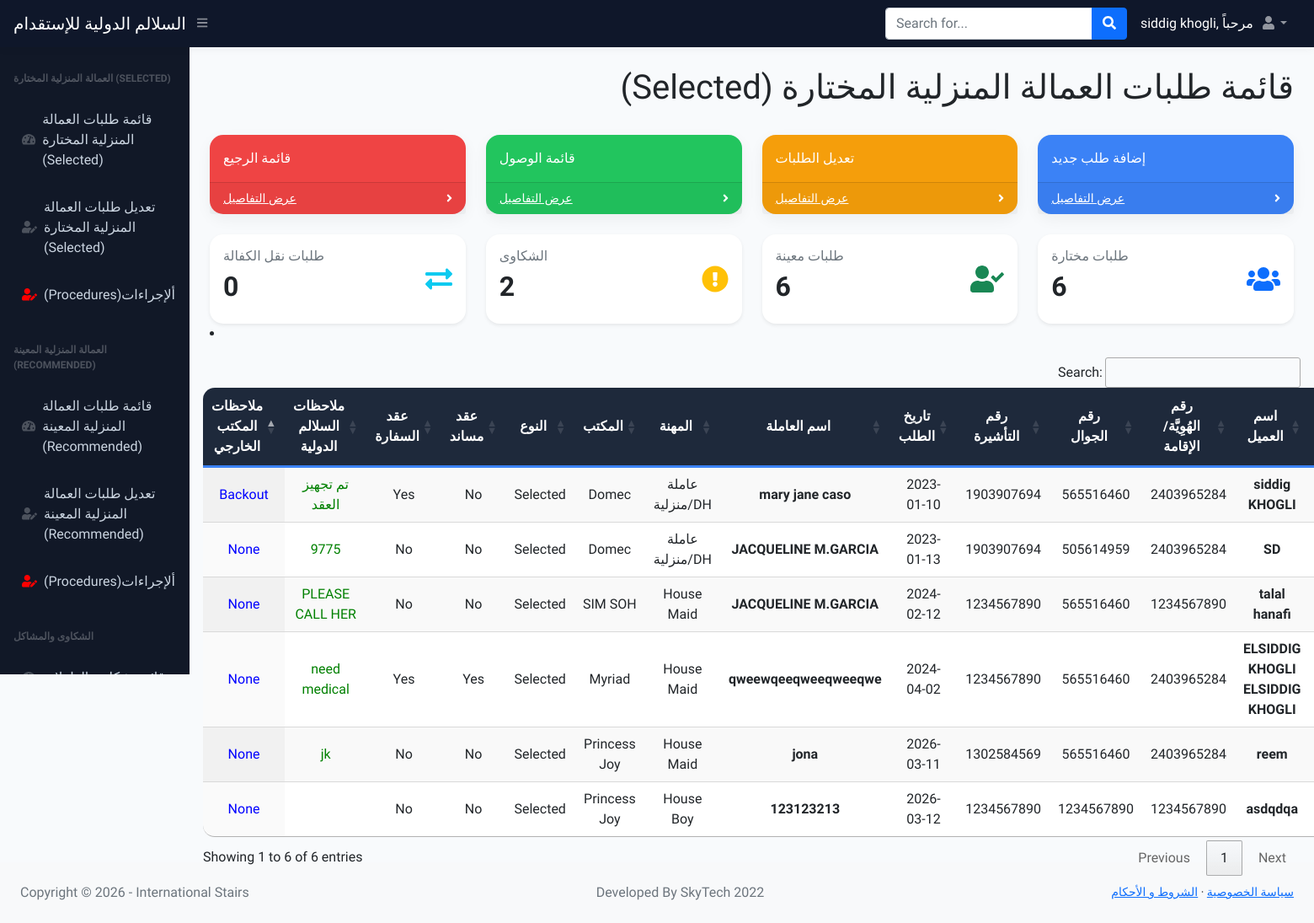
/index.html (signed in), run on the app's committed database.
### main.py (models this page shows)
class User(UserMixin, db.Model):
    __tablename__ = "admins"
    id = db.Column(db.Integer, primary_key=True)
    email = db.Column(db.String(100), unique=True)
    password = db.Column(db.String(100))
    name = db.Column(db.String(1000))

class Users(db.Model):
    __tablename__ = "users"
    id = db.Column(db.Integer, primary_key=True)
    name = db.Column(db.String(250), nullable=False)
    nid_or_iqama = db.Column(db.BIGINT, nullable=False)
    contact_No = db.Column(db.BIGINT, nullable=False)
    visa = db.Column(db.BIGINT, nullable=False)
    request_date = db.Column(db.Date, nullable=False)
    worker_name = db.Column(db.String(250), nullable=False)
    type = db.Column(db.String(250), nullable=False)
    agency = db.Column(db.String(250), nullable=False)
    selected_or_recommended = db.Column(db.String(250), nullable=False)
    musaned = db.Column(db.String(250), nullable=False)
    embassy_contract = db.Column(db.String(250), nullable=False)
    shipment_date = db.Column(db.Date, nullable=True)
    medical = db.Column(db.String(500), nullable=True)
    mmr_vaccine = db.Column(db.String(500), nullable=True)
    owwa = db.Column(db.String(500), nullable=True)
    tesda = db.Column(db.String(500), nullable=True)
    biometric = db.Column(db.String(500), nullable=True)
    stamping = db.Column(db.String(500), nullable=True)
    oec = db.Column(db.String(500), nullable=True)
    ticket = db.Column(db.String(500), nullable=True)
    deployment_date = db.Column(db.String(500), nullable=True)  # Salalim Remarks
    status = db.Column(db.String(1000), nullable=True)

### main.py (the view)
@app.route("/index.html")
@login_required
def home():
    all_users = Users.query.all()          # طلبات مختارة Selected
    all_nominates = Nominated.query.all()  # طلبات معينة Recommended
    all_transfers = Transfer.query.all()   # طلبات نقل الكفالة
    all_complaints = Complaint.query.all() # شكاوى
    selected_count = len(all_users)        # كل الطلبات في Users تعتبر Selected
    recommended_count = len(all_nominates) # كل الطلبات في Nominated تعتبر Recommended
    complaints_count = len(all_complaints) # كل الشكاوى
    transfer_count = len(all_transfers)    # كل طلبات نقل الكفالة
    return render_template(
        "index.html",
        users=all_users,
        name=current_user.name,
        logged_in=True,
        selected_count=selected_count,
        recommended_count=recommended_count,
        complaints_count=complaints_count,
        transfer_count=transfer_count
    )

### templates/index.html (shortened to what this page needs)
<!DOCTYPE html>
<html lang="en">
   {%include "header.html"%}
    <body class="sb-nav-fixed">
    <head>
</head>
        <nav class="sb-topnav navbar navbar-expand navbar-dark bg-dark">
            <a class="navbar-brand ps-3" href="index.html">السلالم الدولية للإستقدام</a>
            <button class="btn btn-link btn-sm order-1 order-lg-0 me-4 me-lg-0" id="sidebarToggle" ><i class="fas fa-bars"></i></button>
            <form class="d-none d-md-inline-block form-inline ms-auto me-0 me-md-3 my-2 my-md-0">
                <div class="input-group">
                    <input class="form-control" type="text" placeholder="Search for..." aria-label="Search for..." aria-describedby="btnNavbarSearch" />
                    <button class="btn btn-primary" id="btnNavbarSearch" type="button"><i class="fas fa-search"></i></button>
                </div>
            </form>
            <div style="color:white">{{name}}, مرحباً </div>
            <ul class="navbar-nav ms-auto ms-md-0 me-3 me-lg-4">
                <li class="nav-item dropdown">
                    <a class="nav-link dropdown-toggle" id="navbarDropdown" href="#" role="button" data-bs-toggle="dropdown" aria-expanded="false"><i class="fas fa-user fa-fw"></i></a>
                </li>
            </ul>
        </nav>
        <div id="layoutSidenav">
            <div id="layoutSidenav_nav">
                <nav class="sb-sidenav accordion sb-sidenav-dark" id="sidenavAccordion">
                    <div class="sb-sidenav-menu">
                        <div class="nav">
                            <div class="sb-sidenav-menu-heading">العمالة المنزلية المختارة (Selected) </div>
                            <a class="nav-link" href="index.html">
                                <div class="sb-nav-link-icon"><i class="fas fa-tachometer-alt"></i></div>
                                قائمة طلبات العمالة المنزلية المختارة (Selected)
                            </a>
                            <a class="nav-link" href="{{url_for('users_list')}}">
                                <div class="sb-nav-link-icon"><i class="fas fa-user-edit"></i></div>
                                تعديل طلبات العمالة المنزلية المختارة (Selected)
                            </a>
                            <a class="nav-link" style="color:red;" href="{{url_for('procedures')}}">
                                <div class="sb-nav-link-icon" style="color:red;"><i class="fas fa-user-edit"></i></div>
                                 (Procedures)ألإجراءات
                            </a>
                    <div class="sb-sidenav-menu">
                        <div class="nav">
                            <div class="sb-sidenav-menu-heading">العمالة المنزلية المعينة (Recommended)</div>
                            <a class="nav-link" href="{{url_for('nominated')}}">
                                <div class="sb-nav-link-icon"><i class="fas fa-tachometer-alt"></i></div>
                                 قائمة طلبات العمالة المنزلية المعينة (Recommended)
                            </a>
                            <a class="nav-link" href="{{url_for('nominated_list')}}">
                                <div class="sb-nav-link-icon"><i class="fas fa-user-edit"></i></div>
                                تعديل طلبات العمالة المنزلية المعينة (Recommended)
                            </a>
                            <a class="nav-link" style="color:red;" href="{{url_for('nominated_procedures')}}">
                                <div class="sb-nav-link-icon" style="color:red;"><i class="fas fa-user-edit"></i></div>
                                 (Procedures)ألإجراءات
                            </a>
                    <div class="sb-sidenav-menu">
                        <div class="nav">
                            <div class="sb-sidenav-menu-heading">الشكاوى والمشاكل</div>
                            <a class="nav-link" href="{{url_for('complaint')}}">
                                <div class="sb-nav-link-icon"><i class="fas fa-tachometer-alt"></i></div>
                            </a>
                        </div>
                    </div>
                          </div>
                            </div>
                            </div>
                        </div>
                </nav>
            </div>
            <div id="layoutSidenav_content">
                <main>
                    <div class="container-fluid px-4">
                        <h1 class="mt-4" style="text-align:right"> (Selected) قائمة طلبات العمالة المنزلية المختارة </h1>
                        <br>
                        <div class="row">
                            <div class="col-xl-3 col-md-6">
                                <div class="card bg-danger text-white mb-4">
                                    <div class="card-body"> قائمة الرجيع</div>
                                    <div class="card-footer d-flex align-items-center justify-content-between">
                                        <a class="small text-white stretched-link" href="#">عرض التفاصيل</a>
                                        <div class="small text-white"><i class="fas fa-angle-right"></i></div>
                                    </div>
                                </div>
                            </div>
                            <div class="col-xl-3 col-md-6">
                                <div class="card bg-success text-white mb-4">
                                    <div class="card-body">قائمة الوصول</div>
                                    <div class="card-footer d-flex align-items-center justify-content-between">
                                        <a class="small text-white stretched-link" href="#">عرض التفاصيل</a>
                                        <div class="small text-white"><i class="fas fa-angle-right"></i></div>
                                    </div>
                                </div>
                            </div>
                            <div class="col-xl-3 col-md-6">
                                <div class="card bg-warning text-white mb-4">
                                    <div class="card-body">تعديل الطلبات </div>
                                    <div class="card-footer d-flex align-items-center justify-content-between">
                                        <a class="small text-white stretched-link" href="{{url_for('users_list')}}">عرض التفاصيل</a>
                                        <div class="small text-white"><i class="fas fa-angle-right"></i></div>
                                    </div>
                                </div>
                            </div>
                            <div class="col-xl-3 col-md-6">
                                <div class="card bg-primary text-white mb-4">
                                    <div class="card-body">إضافة طلب جديد</div>
                                    <div class="card-footer d-flex align-items-center justify-content-between">
                                        <a class="small text-white stretched-link" href="{{url_for('add')}}">عرض التفاصيل</a>
                                        <div class="small text-white"><i class="fas fa-angle-right"></i></div>
                                    </div>
                                </div>
                            </div>
                        </div>
        <div class="row g-4">
 <div class="col-xl-3 col-md-6">
        <div class="card p-3 shadow-sm h-100">
            <div class="d-flex justify-content-between align-items-center">
                <div>
                    <h6 class="text-muted">طلبات نقل الكفالة</h6>
                    <h2 class="fw-bold">{{ transfer_count }}</h2>
                </div>
                <i class="fas fa-exchange-alt fa-2x text-info"></i>
            </div>
        </div>
    </div>
<div class="col-xl-3 col-md-6">
        <div class="card p-3 shadow-sm h-100">
            <div class="d-flex justify-content-between align-items-center">
                <div>
                    <h6 class="text-muted">الشكاوى</h6>
                    <h2 class="fw-bold">{{ complaints_count }}</h2>
                </div>
                <i class="fas fa-exclamation-circle fa-2x text-warning"></i>
            </div>
        </div>
    </div>
<div class="col-xl-3 col-md-6">
        <div class="card p-3 shadow-sm h-100">
            <div class="d-flex justify-content-between align-items-center">
                <div>
                    <h6 class="text-muted">طلبات معينة</h6>
                    <h2 class="fw-bold">{{ recommended_count }}</h2>
                </div>
                <i class="fas fa-user-check fa-2x text-success"></i>
            </div>
        </div>
    </div>
<div class="col-xl-3 col-md-6">
        <div class="card p-3 shadow-sm h-100">
            <div class="d-flex justify-content-between align-items-center">
                <div>
                    <h6 class="text-muted">طلبات مختارة</h6>
                    <h2 class="fw-bold">{{ selected_count }}</h2>
                </div>
                <i class="fas fa-users fa-2x text-primary"></i>
            </div>
        </div>
    </div>
</div>
               <li class="nav-item dropdown">
                </li>
                            </div>
                            <div class="card-body">
                                <table id="datatablesSimple" class="display" style="width:100%">
                                    <thead>
                                        <tr>
                                            <th style="text-align:center;">ملاحظات المكتب الخارجي </th>
                                            <th style="text-align:center;">ملاحظات السلالم الدولية</th>
                                             <th style="text-align:center;">عقد السفارة</th>
                                             <th style="text-align:center;">عقد مساند</th>
                                            <th style="text-align:center;">النوع</th>
                                            <th style="text-align:center;">المكتب</th>
                                            <th style="text-align:center;">المهنة</th>
                                            <th style="text-align:center;">اسم العاملة</th>
                                            <th style="text-align:center;">تاريخ الطلب </th>
                                            <th style="text-align:center;">رقم التأشيرة</th>
                                            <th style="text-align:center;">رقم الجوال</th>
                                            <th style="text-align:center;">رقم الهُوِيَّة/الإقامة</th>
                                             <th style="text-align:center;">اسم العميل</th>
                                            <th style="text-align:center;">الرقم</th>
                                        </tr>
                                    </thead>
                                    <tbody>
                                        {% for user in users %}
                                          <tr>
                                            <td style="text-align:center; color:blue">{{user.status}}</td>
                                              <td style="text-align:center; color:green;">{{user.deployment_date}}</td>
                                            <td style="text-align:center;">{{user.embassy_contract}}</td>
                                            <td style="text-align:center;">{{user.musaned}}  </td>
                                            <td style="text-align:center;">{{user.selected_or_recommended}}</td>
                                            <td style="text-align:center;">{{user.agency}}</td>
                                            <td style="text-align:center;">{{user.type}}</td>
                                             <td style="text-align:center;"><b>{{user.worker_name}}</b></td>
                                             <td style="text-align:center;">{{user.request_date}}</td>
                                             <td style="text-align:center;">{{user.visa}}</td>
                                             <td style="text-align:center;">{{user.contact_No}}</td>
                                            <td style="text-align:center;">{{user.nid_or_iqama}}</td>
                                             <td style="text-align:center;"><b>{{user.name}}</b></td>
                                            <td style="text-align:center;">{{user.id}}</td>
                                        </tr>
                                        {% endfor %}
                                    </tbody>
                                </table>
                            </div>
                        </div>
                    </div>
<br>
                <footer class="py-4 bg-light mt-auto">
                    <div class="container-fluid px-4">
                        <div class="d-flex align-items-center justify-content-between small">
                                      <div class="small text-center text-muted">
        Copyright &copy; <span id="current-year"></span> - International Stairs </div>
                            <div class="text-muted">Developed By SkyTech 2022</div>
                            <div>
                                <a href="{{url_for('privacy')}}">سياسة الخصوصية</a>
                                &middot;
                                <a href="{{url_for('conditions')}}">الشروط و الأحكام</a>
                            </div>
                        </div>
                    </div>
                </footer>
    </body>
</html>

### data on the page
User: name "siddig khogli"
Users: status "Backout", deployment_date "تم تجهيز العقد", embassy_contract "Yes", musaned "No", selected_or_recommended "Selected", agency "Domec", type "عاملة منزلية/DH", worker_name "mary jane caso", request_date "2023-01-10", visa "1903907694", contact_No "565516460", nid_or_iqama "2403965284", name "siddig KHOGLI"
Users: status "None", deployment_date "9775", embassy_contract "No", musaned "No", selected_or_recommended "Selected", agency "Domec", type "عاملة منزلية/DH", worker_name "JACQUELINE M.GARCIA", request_date "2023-01-13", visa "1903907694", contact_No "505614959", nid_or_iqama "2403965284", name "SD"
Users: status "None", deployment_date "PLEASE CALL HER", embassy_contract "No", musaned "No", selected_or_recommended "Selected", agency "SIM SOH", type "House Maid", worker_name "JACQUELINE M.GARCIA", request_date "2024-02-12", visa "1234567890", contact_No "565516460", nid_or_iqama "1234567890", name "talal hanafi"
Users: status "None", deployment_date "need medical", embassy_contract "Yes", musaned "Yes", selected_or_recommended "Selected", agency "Myriad", type "House Maid", worker_name "qweewqeeqweeqweeqwe", request_date "2024-04-02", visa "1234567890", contact_No "565516460", nid_or_iqama "2403965284", name "ELSIDDIG KHOGLI ELSIDDIG KHOGLI"
Users: status "None", deployment_date "jk", embassy_contract "No", musaned "No", selected_or_recommended "Selected", agency "Princess Joy", type "House Maid", worker_name "jona", request_date "2026-03-11", visa "1302584569", contact_No "565516460", nid_or_iqama "2403965284", name "reem"
Users: status "None", embassy_contract "No", musaned "No", selected_or_recommended "Selected", agency "Princess Joy", type "House Boy", worker_name "123123213", request_date "2026-03-12", visa "1234567890", contact_No "1234567890", nid_or_iqama "1234567890", name "asdqdqa"

### other printed values
{{ transfer_count }} "0"
{{ complaints_count }} "2"
{{ recommended_count }} "6"
{{ selected_count }} "6"
